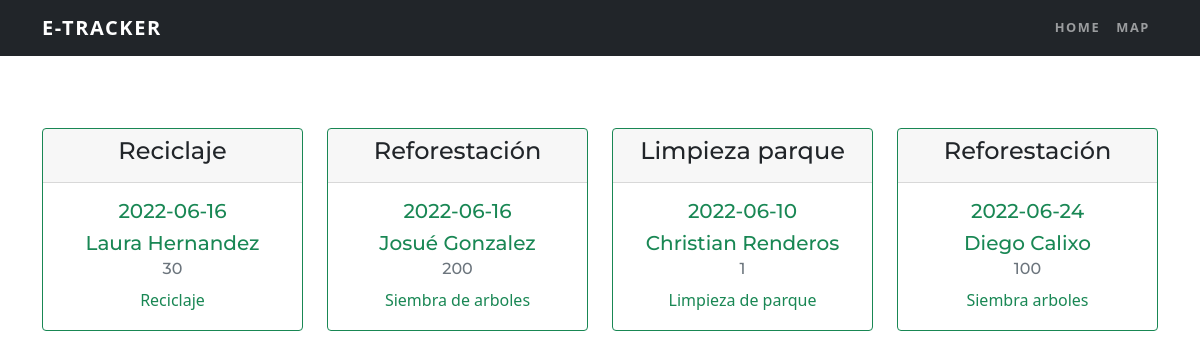
Screenshot of /eventsuser.php with the database file from the repository.
### tables this page shows
CREATE TABLE `locations` (
  `id` int(11) NOT NULL,
  `lat` decimal(10,6) NOT NULL,
  `lng` decimal(10,6) NOT NULL,
  `organizer` varchar(200) NOT NULL,
  `eventdate` date NOT NULL,
  `goal` int(11) NOT NULL DEFAULT 1,
  `linkinformation` varchar(200) DEFAULT NULL,
  `description` varchar(200) NOT NULL,
  `location_status` tinyint(1) DEFAULT 0,
  `nombreevento` varchar(50) NOT NULL
);

### eventsuser.php (the view, shortened to what this page needs)
<?php
require 'conexion.php';
$sql = "SELECT id, nombreevento, organizer, eventdate, goal, linkinformation, description FROM locations";
$resultado = $mysqli->query($sql);
?>
<!doctype html>
  <html lang="es">
  <head>
    <link href="styles.css" rel="stylesheet" />
    <link href="https://cdn.jsdelivr.net/npm/bootstrap@5.0.2/dist/css/bootstrap.min.css" rel="stylesheet">
</head>
<body id="page-top" >
<nav class="navbar navbar-expand-sm bg-dark navbar-dark fixed-top">
        <div class="container text-uppercase">
        <a class="navbar-brand" href="#page-top">E-Tracker</a>
    <ul class="navbar-nav ">
                    <li class="nav-item active">
                    <a class="nav-link" href="homepage.php">Home</a>
                    </li>
                    <li class="nav-item">
                    <a class="nav-link" href="user-map.php">Map</a>
                    </li>
    </ul>
  </div>
                </nav>
  <div class="container">
    <div class="row">
      <h1>Eventos</h1>
    </div>
    <br>
    <br>
    <br>
    <div class="row">
          <?php while ($fila = $resultado->fetch_assoc()) { ?>
              <div class="col-sm-4 col-lg-3 ">
              <div class="card border-success mb-3  text-center" style="max-width: 18rem;">
                  <div class="card-header"><h4 class="card-title"><?php echo $fila['nombreevento']; ?></h4></div>
                  <div class="card-body text-success">
                    <h5 class="card-title"><?php echo $fila['eventdate']; ?></h5>
                    <h5 class="card-title"><?php echo $fila['organizer']; ?></h5>
                    <h6 class="card-subtitle mb-2 text-muted"><?php echo $fila['goal']; ?></h6>
                    <p class="card-text"><?php echo $fila['description']; ?></p>
                    </div>
                </div>
              </div>
           <?php }?>
    </div>
</body>
</html>

### rows the page displays
locations: nombreevento "Reciclaje", eventdate "2022-06-16", organizer "Laura Hernandez", goal "30", description "Reciclaje"
locations: nombreevento "Reforestación", eventdate "2022-06-16", organizer "Josué Gonzalez", goal "200", description "Siembra de arboles"
locations: nombreevento "Limpieza parque", eventdate "2022-06-10", organizer "Christian Renderos", goal "1", description "Limpieza de parque"
locations: nombreevento "Reforestación", eventdate "2022-06-24", organizer "Diego Calixo", goal "100", description "Siembra arboles"
